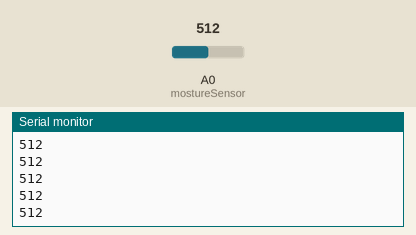
This sketch was run on a simulated Arduino Uno, built with avr-gcc and run on an emulated ATmega328P. On the bench: the last lines printed to the serial monitor. The test bench sets the inputs (shaded band); at power-on: A0 (mostureSensor) = 512.

Above: at 1.2 s.
1.3 s: A0 (mostureSensor) set to 716
At 1.8 s:
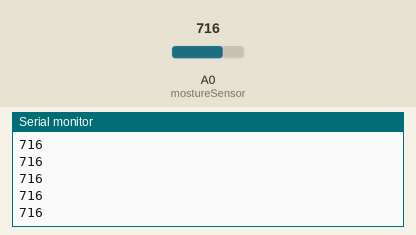
2.8 s: A0 (mostureSensor) set to 900
At 3.4 s:
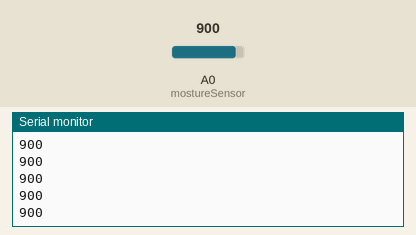
Timing chart, 0 to 5.8 s (numbered marks = the images above; inputs shaded):
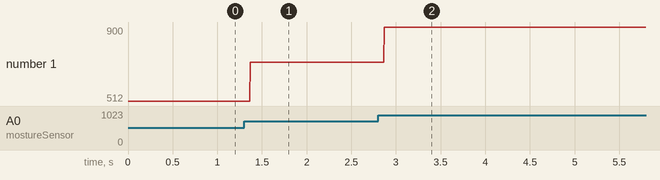

Measured:
- after the input at 1.3 s, the serial monitor: prints a new line after 0.07 s (image 1)
- after the input at 2.8 s, the serial monitor: prints a new line after 0.07 s (image 2)
- plotted number 1: 512 → 716 after the input at 1.3 s, 716 → 900 after the input at 2.8 s

The sketch:

soilmoisture.ino
```cpp
/*
Flower Pot Soil Mosture Sensor
A0 - Soil Mosture Sensor
Connect the Soil Mosture Sensor to anolog input pin 0,
*/

int mostureSensor = 0;

void setup() {
  // Serial Begin so we can see the data from the mosture sensor in our serial input window.
  Serial.begin(9600);

}

// the loop routine runs over and over again forever:
void loop() {
  // read the input on analog pin 0:
  int sensorValue = analogRead(mostureSensor);
  // print out the value you read:

  Serial.println(sensorValue);
       // delay 1 second between reads
}
```
